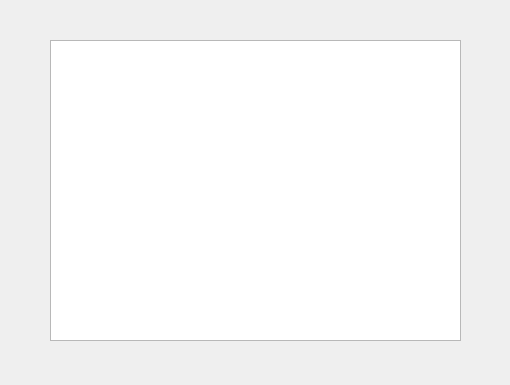
<?xml version="1.0" encoding="UTF-8"?>
<ui version="4.0">
 <class>ShowReceivers</class>
 <widget class="QDialog" name="ShowReceivers">
  <property name="geometry">
   <rect>
    <x>0</x>
    <y>0</y>
    <width>510</width>
    <height>385</height>
   </rect>
  </property>
  <property name="windowTitle">
   <string>Dialog</string>
  </property>
  <widget class="QTableView" name="tableView">
   <property name="geometry">
    <rect>
     <x>50</x>
     <y>40</y>
     <width>411</width>
     <height>301</height>
    </rect>
   </property>
  </widget>
 </widget>
 <resources/>
 <connections/>
</ui>
